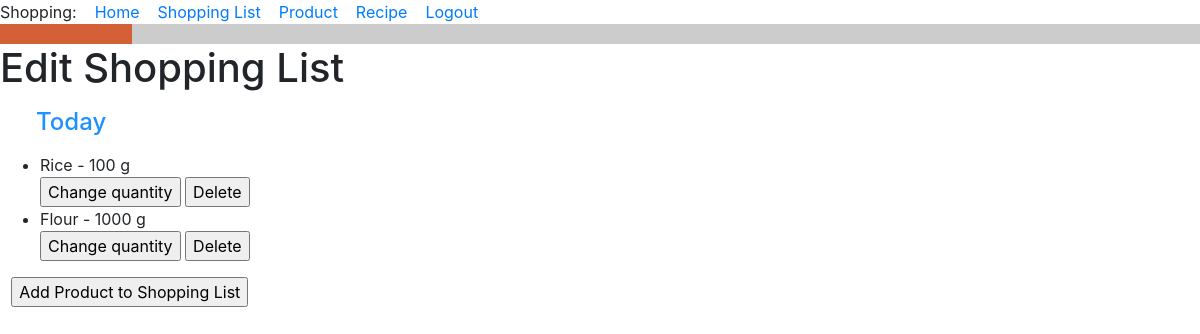
Page /edit_shopping_list/1 (signed in) on the earlier database version.
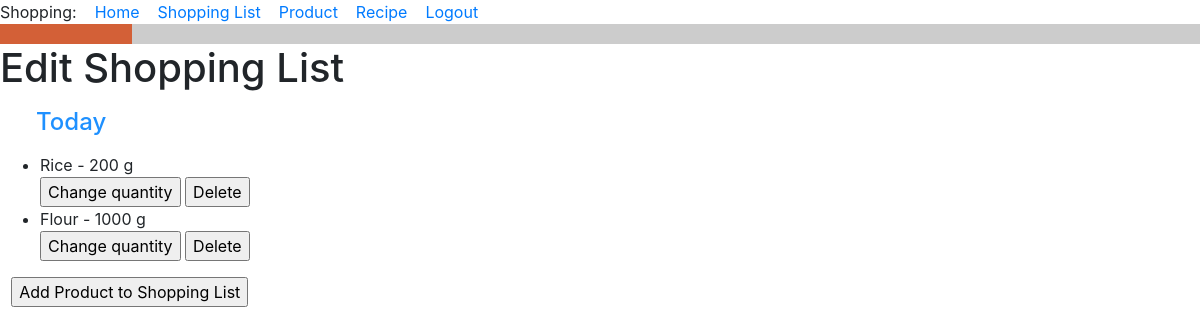
Same page on the later database version.
### food_app/models.py (models this page shows, shortened)
class ShoppingListItem(db.Model):
    id = db.Column(db.Integer, primary_key=True)
    shopping_list_id = db.Column(db.ForeignKey('shopping_list.id', ondelete='CASCADE'), nullable=False)
    product_id = db.Column(db.ForeignKey('product.id'))
    product = db.relationship('Product')
    quantity = db.Column(db.Integer, default=0)
    unit_of_measure = db.Column(db.String(120))
    is_buyed = db.Column(db.Boolean, default=False)
    def __str__(self):
        return f'{self.product} - {self.quantity} {self.unit_of_measure}'

class Product(db.Model):
    id = db.Column(db.Integer, primary_key=True)
    title = db.Column(db.String(256), index=True, unique=True, nullable=False)
    type_of_product = db.Column(db.String(120))
    unit_of_measure = db.Column(db.String(120))
    def __str__(self):
        return f'{self.title}'.capitalize()  # Big first letter only.

### food_app/routes.py (the view)
@app.route('/edit_shopping_list/<shopping_list_id>', methods=['GET', 'POST'])
@login_required
def edit_shopping_list(shopping_list_id):
    shopping_list = ShoppingList.query.filter_by(id=shopping_list_id).first()
    return render_template('edit_shopping_list.html', shopping_list=shopping_list)

### food_app/models.py (called while the page is built)
@login.user_loader
def load_user(id):
    return User.query.get(int(id))

    def __str__(self):
        return f'{self.title}'.capitalize()

### food_app/templates/edit_shopping_list.html (shortened to what this page needs)
{% extends "base.html" %}
{% block content %}
<h1>Edit Shopping List</h1>
<h4><div><p><p style="margin-left:1.5em"><font color="#1e90ff">{{ shopping_list }}</font></p></div></h4>
    <div><ul>  {% for item in shopping_list.items %}
        <li>{{ item }}</li>
      <head>
</head>
      <form action="{{ url_for('change_quantity_item', shopping_list_id=shopping_list.id, item_id=item.id) }}">
    <input class="button" type="submit" value="Change quantity">
</form>
<form action="{{ url_for('delete_shopping_list_item', shopping_list_id=shopping_list.id, item_id=item.id) }}">
    <input class="button" type="submit" value="Delete">
</form>
        {% endfor %}
    </ul>
    </div>
<form>
    <p style="margin-left:0.7em">
<input type="button" value="Add Product to Shopping List" onClick='location.href="http://127.0.0.1:5000/all_products"'>
    </p>
</form>
{% endblock %}

Differences in the rows shown:
changed ShoppingListItem: quantity+unit_of_measure "Rice - 100 g" → "Rice - 200 g"
